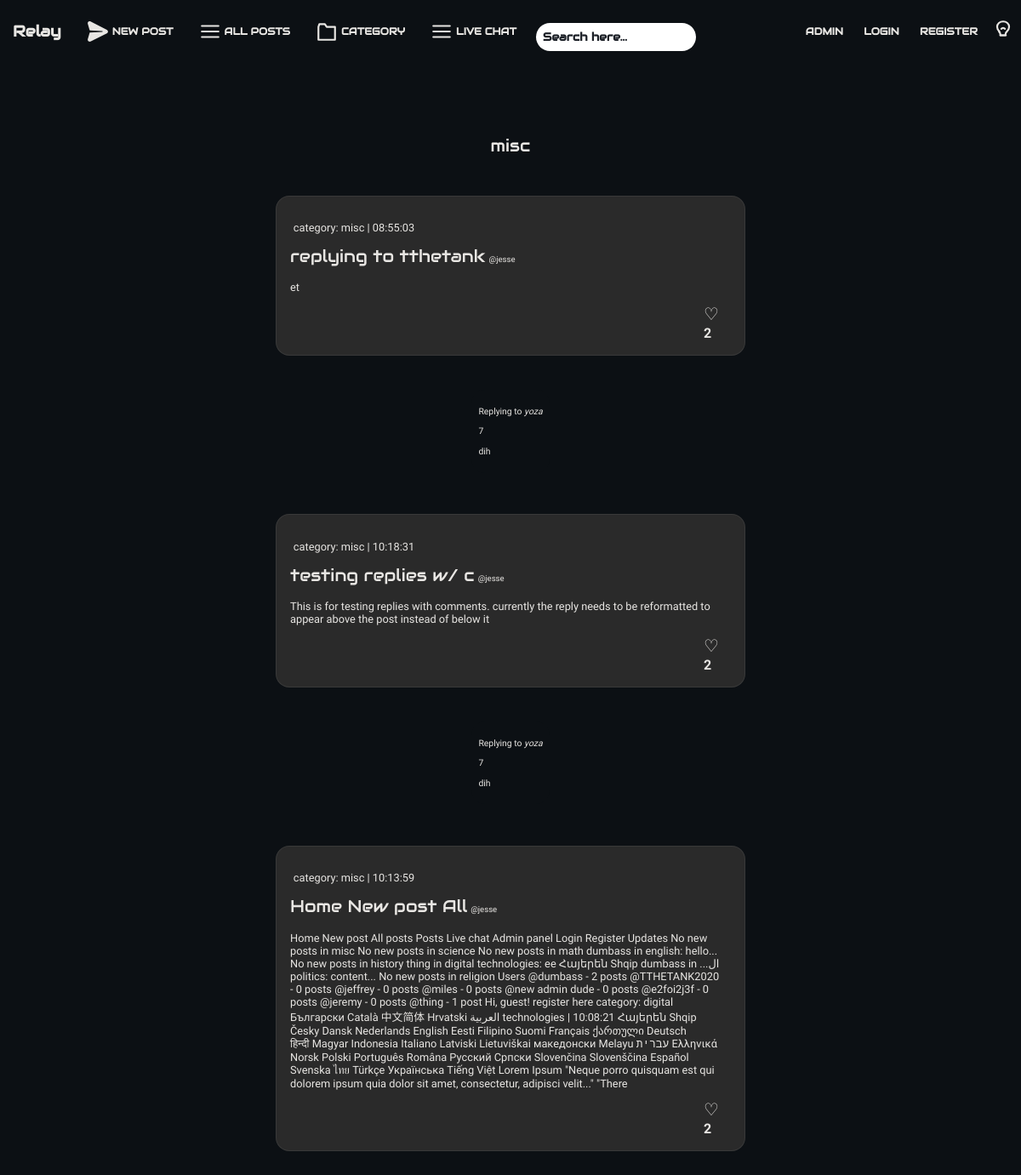
Page /category/0 on the committed database.
### tables this page shows
CREATE TABLE `cat`("id" INTEGER PRIMARY KEY, `name` TEXT);

CREATE TABLE "posts" (`id` INTEGER PRIMARY KEY, `title` TEXT, `content` TEXT, user_id INTEGER NOT NULL REFERENCES users(id), `imageurl` TEXT, categoryid INTEGER NOT NULL REFERENCES cat(id), time TEXT, reply INTEGER);

CREATE TABLE "users" (
    id INTEGER PRIMARY KEY AUTOINCREMENT,
    "name" TEXT UNIQUE,
    password TEXT
, imageurl TEXT, email TEXT);

### app.py (the view)
@app.route(
    "/category/<int:id>"
)  # flask app route for the page that shows posts only from a certain category
def category(id):
    sql = """
    SELECT posts.title, posts.content, users.name, posts.imageurl, cat.name, posts.id, posts.time, posts.reply
    FROM posts
    JOIN cat ON posts.categoryid = cat.id
    JOIN users ON posts.user_id = users.id
    WHERE posts.categoryid = ?
    ORDER BY posts.time DESC;
        """
    cat = """
        SELECT cat.name FROM cat WHERE cat.id = ?
    """
    likes = """
        SELECT liker_id, postid FROM likes;
        """
    allposts = """SELECT * FROM posts"""
    allposts = query_db(allposts)
    cat = query_db(cat, (id,))
    result = query_db(sql, (id,))
    likes = query_db(likes)
    return render_template(
        "category.html", results=result, allposts=allposts, cat=cat, likes=likes
    )

### app.py (called while the page is built)
def get_db():
    db = getattr(g, "_database", None)
    if db is None:
        db = g._database = sqlite3.connect(DATABASE)
    return db

@app.teardown_appcontext
def close_connection(exception):
    db = getattr(g, "_database", None)
    if db is not None:
        db.close()

def query_db(query, args=(), one=False):
    cur = get_db().execute(query, args)
    rv = cur.fetchall()
    cur.close()
    return (rv[0] if rv else None) if one else rv

### templates/category.html (shortened to what this page needs)
{% extends "layout.html" %}
{% block body %}
<div class="centered-content">
    <h1>{{ cat[0][0] }}</h1>
    {% for item in results %}
    <div class="post-container">
        <div class="post-text">
            <h2 class='category-box'>category: {{item[4]}} | {{item[6][10:]}}</h2><br>
            <h1>{{item[0]}}</h1>
            <h3>@{{item[2]}}</h3><br>
            <h2>{{item[1]}}</h2>
        </div>
        {% set ns = namespace(postlikes=0, liked=False) %}
        {% for row in likes %}
        {% if row[1] == item[5] %}
        {% set ns.postlikes = ns.postlikes + 1 %}
        {% if row[0] == session['user_id'] %}
        {% set ns.liked = True %}
        {% endif %}
        {% endif %}
        {% endfor %}
        {% if session['user_id'] %}
        {% if ns.liked %}
        <form action="/unlike/{{ item[5] }}" method="POST">
            <button type="submit" class="like-button">
                <h1 style="color:red;">♥</h1>{{ ns.postlikes }}
            </button>
        </form>
        {% else %}
        <form action="/like/{{ item[5] }}" method="POST">
            <button type="submit" class="like-button">
                <h1>♥</h1>{{ ns.postlikes }}
            </button>
        </form>
        {% endif %}
        {% else %}
        <form action="/login">
            <button type="submit" class="like-button">
                <h1>♡</h1>{{ ns.postlikes }}
            </button>
        </form>
        {% endif %}
    </div>
    {% if item[7] is not none %}
    {% for post in allposts %}
    {% if post[0] == item[7] %}
    <div class="reply-decoration">
        <a class="reply-box" href="{{ url_for('newpost', id=item[7]) }}">
            <div class="post-text">
                <p>Replying to <i>{{ post[2] }}</i></p>
                <p>{{ post[0] }}</p>
                <p>{{ post[1] }}</p>
            </div>
        </a>
    </div>
    {% endif %}
    {% endfor %}
    {% endif %}
    {% endfor %}
</div>
{% endblock %}

### static/style.css (style rules this page uses)
:root { --background: #0c1014; --box-background: rgba(255, 255, 255, 0.035); --post-background: #2a2a2a; --input-background: rgba(255, 255, 255, 0.05); --font: #e8e6e3; --muted-font: #8d8d8d; --heading-font: "Audiowide", sans-serif; --body-font: "Google Sans", monospace; --coloured-element: #4066ff; --error-red: #ef4444; --sidebar-font-size: 0.8vw; --reply-font: calc(0.5vh + 0.5vw); --reply-line: calc(2vh + 2vw); --navbar-font-size: calc(0.59vh + 0.59vw); --navbar-title-size: 1.5vw; --box-border: 1px solid rgba(255, 255, 255, 0.07); --box-border-radius: 16px; --nav-box-shadow: rgba(226, 226, 226, 0.73); }
* { font-family: var(--body-font); box-sizing: border-box; }
body { background: var(--background); color: var(--font); overflow-x: hidden; overscroll-behavior-x: none; }
h1, .title, .searchbar, .top-button, .top-button-active, .follow-button, .content-404, .logo, .post-title, .page-title, .sidebar-title, .home-sidebar > h1 { font-family: var(--heading-font); }
h1 { font-size: 2.5vh; font-weight: 400; }
h2 { font-size: 1.6vh; font-weight: 400; }
h3 { font-size: 1.2vh; font-weight: 400; }
p { font-size: 1.3vh; font-weight: 375; }
a { text-decoration: none; color: var(--font); font-weight: 520; }
button { all: unset; }
form { display: flex; flex-direction: column; gap: 15px; }
.post-text h1, .post-text h2, .post-text h3 { display: inline-block; margin-right: 10px; }
.post-container { width: 46vw; display: flex; flex-direction: column; background: var(--post-background); border: var(--box-border); padding: 1em; border-radius: var(--box-border-radius); color: var(--font); margin: 32px 0; }
.post-container h1 { margin: 0; }
.centered-content { margin-top: 5em; display: grid; place-items: center; padding-bottom: 5em; }
.like-button { background-color: rgba(0, 0, 0, 0); color: #a7a7a7; border: none; cursor: pointer; width: 2em; margin-left: auto; color: var(--font); font-weight: 520; }
.like-button h1 { margin-right: auto; }
.category-box { padding: 0.2em 0.3em; }
.reply-box { border-radius: var(--box-border-radius); background: var(--background); padding: 1em; display: flex; font-size: var(--reply-font); margin: 1em 0 2em 0; color: var(--font); font-size: 0.7cqi; }

### rows in the picture
cat: name "misc"
posts: name "misc", time "08:55:03", title "replying to tthetank", name "jesse", content "et", postlikes "2"
posts: content "yoza", id "7", title "dih"
posts: name "misc", time "10:18:31", title "testing replies w/ c", name "jesse", content "This is for testing replies with comments. currently the reply needs to be reformatted to appear above the post instead of below it", postlikes "2"
posts: name "misc", time "10:13:59", title "Home New post All", name "jesse", content "Home New post All posts Posts Live chat Admin panel Login Register Updates No new posts in misc No new posts in science No new posts in math dumbass in english: hello... No new posts in history thing in digital technologies: ee Հայերեն Shqip ال... dumbass in politics: content... No new posts in religion Users @dumbass - 2 posts @TTHETANK2020 - 0 posts @jeffrey - 0 posts @miles - 0 posts @new admin dude - 0 posts @e2foi2j3f - 0 posts @jeremy - 0 posts @thing - 1 post Hi, guest! register here category: digital technologies | 10:08:21 Հայերեն Shqip العربية Български Català 中文简体 Hrvatski Česky Dansk Nederlands English Eesti Filipino Suomi Français ქართული Deutsch Ελληνικά עברית हिन्दी Magyar…", postlikes "2"
